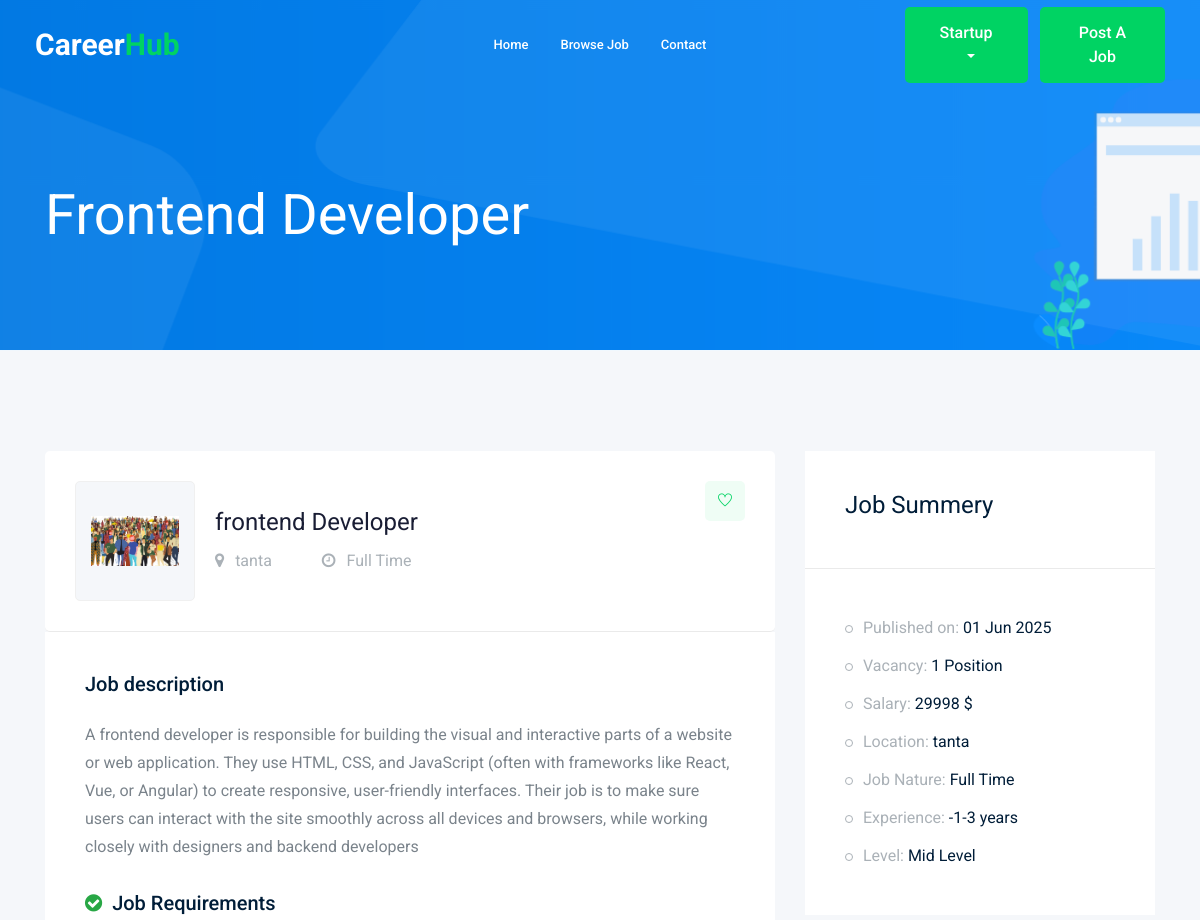
The app's page /jobs/frontend-developer (signed in, upper part), older data.
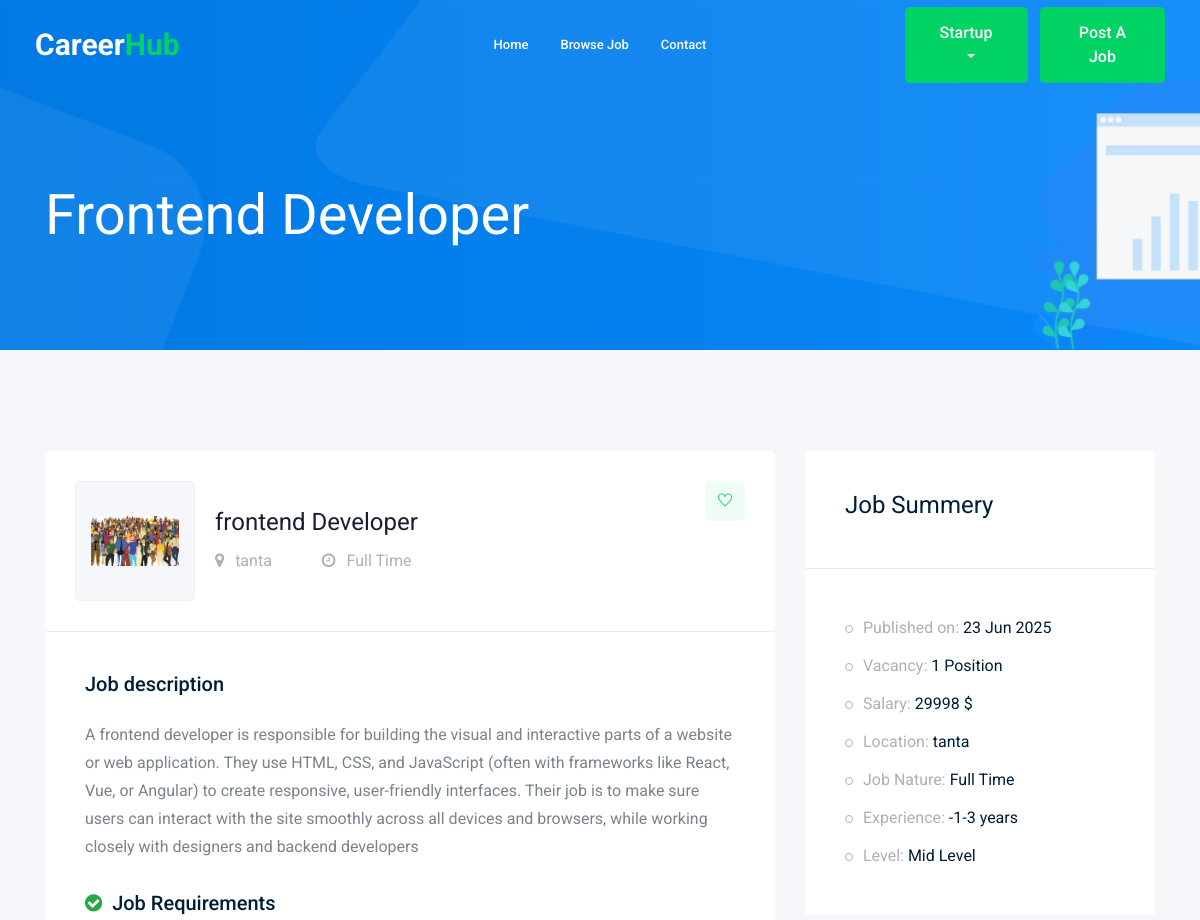
The same page, newer data.
### job/models.py (models this page shows, shortened)
class Job(models.Model):  # table
    owner = models.ForeignKey(User, related_name='job_owner', on_delete=models.CASCADE)
    title = models.CharField(max_length=100)  # column
    company_name = models.CharField(max_length=100)
    company_description = models.TextField(max_length=1000, default='', blank=True)
    location = models.CharField(max_length=100)
    job_type = models.CharField(max_length=15, choices=JOB_TYPE)
    job_level = models.CharField(max_length=15, choices=JOB_LEVEL, default='Entry Level')
    description = models.TextField(max_length=2000)
    requirements = models.TextField(max_length=2000)
    responsibilities = models.TextField(max_length=2000)
    published_at = models.DateTimeField(auto_now=True)
    vacancy = models.IntegerField(default=1, validators=[MinValueValidator(1)])
    salary = models.IntegerField(default=0)
    experience_min = models.IntegerField(default=0)
    experience_max = models.IntegerField(default=0)
    category = models.ForeignKey('Category', on_delete=models.CASCADE)
    image = models.ImageField(upload_to=image_upload)
    is_featured = models.BooleanField(default=False)
    is_active = models.BooleanField(default=True)
    skills = models.ManyToManyField('Skill', related_name='jobs')
    slug = models.SlugField(blank=True, null=True)
    def __str__(self):
        return self.title

### job/views.py (the view)
# urls.py: path('<str:slug>',views.job_detail , name='job_detail'),
@login_required
def job_detail(request, slug):
    job_detail = Job.objects.get(slug=slug)
    is_saved = False
    if request.user.is_authenticated:
        is_saved = SavedJob.objects.filter(user=request.user, job=job_detail).exists()
    if request.method == 'POST':
        form = ApplyForm(request.POST, request.FILES)
        if form.is_valid():
            myform = form.save(commit=False)
            myform.job = job_detail
            myform.applicant = request.user
            myform.save()
            try:
                Activity.objects.create(
                    user=request.user,
                    activity_type='applied',
                    job=job_detail,
                    details=f'Applied for {job_detail.title} at {job_detail.company_name}'
                )
                messages.success(request, 'Application submitted successfully!')
            except Exception as e:
                messages.error(request, f'Error creating activity: {str(e)}')
            return redirect('/jobs/')  # Redirect to job list page instead
    else:
        form = ApplyForm()
    context = {
        'job': job_detail,
        'form1': form,
        'is_saved': is_saved,
        'user_saved_jobs': [job_detail.id] if is_saved else []
    }
    return render(request, 'job/job_detail.html', context)

### job/templates/job/job_detail.html (shortened to what the changed rows need)
{% extends 'base.html' %}
{% load bootstrap4 %}
{% block body %}
    <div class="bradcam_area bradcam_bg_1">
        <div class="container">
            <div class="row">
                <div class="col-xl-12">
                    <div class="bradcam_text">
                        <h3>{{job}}</h3>
                    </div>
                </div>
            </div>
        </div>
    </div>
    <div class="job_details_area">
        <div class="container">
            <div class="row">
                <div class="col-lg-8">
                    <div class="job_details_header">
                        <div class="single_jobs white-bg d-flex justify-content-between">
                            <div class="jobs_left d-flex align-items-center">
                                <div class="thumb" style="margin-right: 20px; width: 120px; height: 120px; display: flex; align-items: center; justify-content: center; overflow: hidden;">
                                    {% if job.image %}
                                        <img src="{{ job.image.url }}" alt="{{ job.company_name }}" style="width: 100%; height: 100%; object-fit: contain;">
                                    {% else %}
                                        <div style="width: 100%; height: 100%; background-color: #f0f0f0; display: flex; align-items: center; justify-content: center;">
                                            <i class="fa fa-building" style="font-size: 45px; color: #999;"></i>
                                        </div>
                                    {% endif %}
                                </div>
                                <div class="jobs_conetent">
                                    <a href="#"><h4>{{job}}</h4></a>
                                    <div class="links_locat d-flex align-items-center">
                                        <div class="location">
                                            <p> <i class="fa fa-map-marker"></i> {{job.location}}</p>
                                        </div>
                                        <div class="location">
                                            <p> <i class="fa fa-clock-o"></i> {{job.job_type}}</p>
                                        </div>
                                    </div>
                                </div>
                            </div>
                        </div>
                    </div>
                    <div class="descript_wrap white-bg">
                        <div class="single_wrap">
                            <h4>Job description</h4>
                            <p>{{job.description}}</p>
                        </div>
                    </div>
                </div>
                <div class="col-lg-4">
                    <div class="job_sumary">
                        <div class="job_content">
                            <ul>
                                <li>Published on: <span>{{job.published_at|date:'d M o'}}</span></li>
                                <li>Vacancy: <span>{{job.vacancy}} Position</span></li>
                                <li>Salary: <span>{{job.salary}} $</span></li>
                                <li>Location: <span>{{job.location}}</span></li>
                                <li>Job Nature: <span>{{job.job_type}}</span></li>
                                {% if job.experience_min or job.experience_max %}
                                <li>Experience: <span>{% if job.experience_min and job.experience_max %}{{job.experience_min}}-{{job.experience_max}} years{% elif job.experience_min %}{{job.experience_min}}+ years{% elif job.experience_max %}{{job.experience_max}} years max{% endif %}</span></li>
                                {% endif %}
                                {% if job.job_level %}
                                <li>Level: <span>{{job.job_level}}</span></li>
                                {% endif %}
                            </ul>
                        </div>
                    </div>
                </div>
            </div>
        </div>
    </div>
    {% endblock body %}

Row changes from the older to the newer data that the page shows:
changed Job "Frontend Developer": published_at "01 Jun 2025" → "23 Jun 2025"
